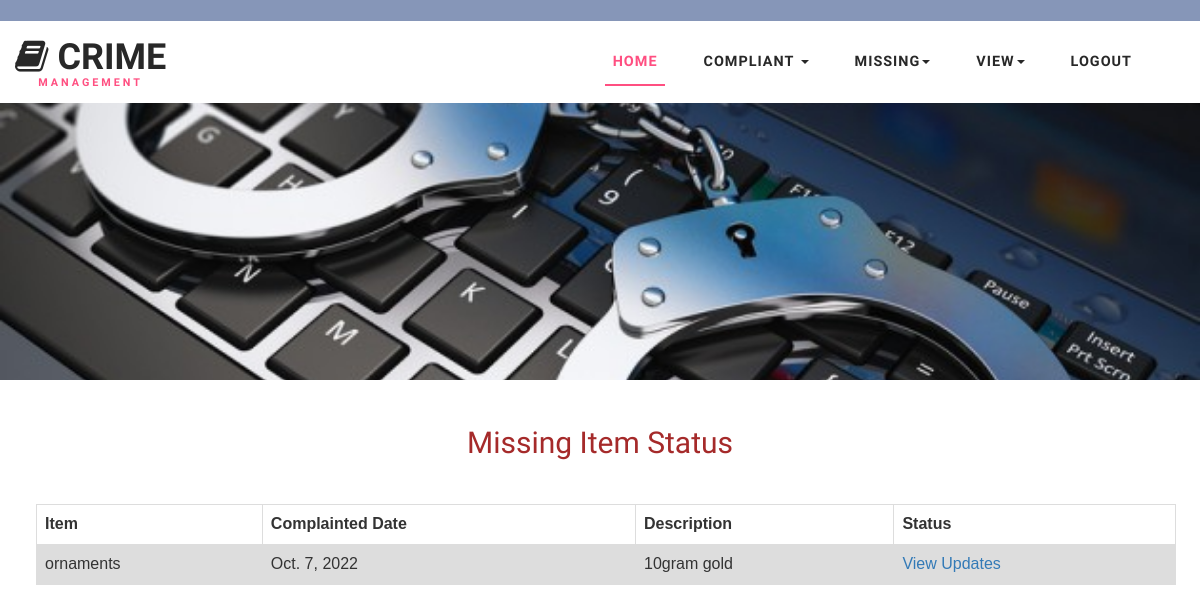
Page /userviewmissingstatus (signed in) on the committed database.
### crimeapp/models.py (models this page shows)
class Missingitems(models.Model):
    sid=models.ForeignKey(Station,on_delete=models.CASCADE,blank=True,null=True)
    pid=models.ForeignKey(Publicuser,on_delete=models.CASCADE,blank=True,null=True)
    name=models.CharField(max_length=100)
    identification=models.CharField(max_length=100)
    datemissing=models.DateField()
    placemissing=models.CharField(max_length=100)
    photo=models.ImageField()
    status=models.CharField(max_length=100)

### crimeapp/views.py (the view)
# urls.py: path('userviewmissingstatus', views.userviewmissingstatus),
def userviewmissingstatus(request):
    cid = request.session["id"]
    cmp=Missingitems.objects.filter(pid__id=cid)
    cu = Missingthingsupdate.objects.filter(mid__pid__id=cid)
    return render(request, 'userviewmissingstatus.html', {'cmp':cmp,'cu':cu})

### template/userviewmissingstatus.html (shortened to what this page needs)
{% extends 'userheader.html' %}
{% block content1 %}
<form method="POST">
<br>
<br>
<h2 align="center" style="color:brown">Missing Item Status</h2>
<br>
<br>
<table align="center">
    {% if cmp %}
   <tr>
    <th>Item</th>
    <th>Complainted Date</th>
    <th>Description</th>
    <th colspan="2">Status</th>
   </tr>
    {% for x in cmp %}
    <tr>
        <td>{{x.name}}</td>
        <td>{{x.datemissing}}</td>
        <td>{{x.identification}}</td>
        {% if x.status != 'registered' %}
        {% if cu %}
        <td><a href='/userviewmissingitemresponse?id={{x.id}}'>View Updates</a></td>
        {% endif %}
        {% else %}
        <td>{{x.status}}</td>
        {% endif %}
    </tr>
    {% endfor %}
    {% else %}
   <center><h1>No Data Found</h1></center>
    {% endif %}
</table>
{% endblock %}

### static/css/style.css (style rules this page uses)
html, body { margin: 0; font-size: 100%; background: #fff; font-family: 'Work Sans', sans-serif; }
body a { text-decoration: none; transition: 0.5s all; -webkit-transition: 0.5s all; -moz-transition: 0.5s all; -o-transition: 0.5s all; -ms-transition: 0.5s all; }
h1, h2, h3, h4, h5, h6 { margin: 0; font-family: 'Work Sans', sans-serif; }

### template/userviewmissingstatus.html (style rules this page uses)
table { font-family: arial, sans-serif; border-collapse: collapse; width: 95%; margin-left: 3%; border: #000000; }
td, th { border: 1px solid #dddddd; text-align: left; padding: 8px; }
tr:nth-child(even) { background-color: #dddddd; }

### rows in the picture
Missingitems: name "ornaments", datemissing "Oct. 7, 2022", identification "10gram gold"
